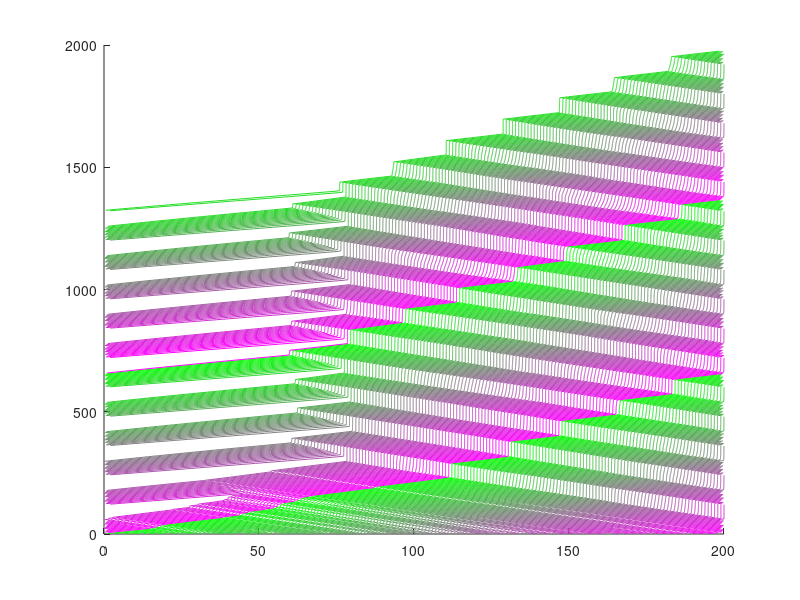

Source code (MATLAB):
%continous space continous time true kinetic monte corlo simulation
L=201; %length of road (includes the traffic signal occupying unit length)
p=100; %10; %Number of vehicles
maxtime=2000; %Max time upto which simulation is done
%simulation will be done upto a integer multiple of sigcyc which is just
%higher than maxtime
c=1; %maximum speed of cars
sigcyc=120; %Signal cycle = time signal is red + time signal is green
dutyratio=0.5; %ratio of green signal time to red signal time
%gcov=0.1; %coefficient of variation of gaussian distribution for car velocities
gammaK=1; %shape parameter for gamma distribution (=1 for exponential)
specimen_speed=[];
l=randperm(L-1); %randomly generate integers between 1 and L-1 to
%place cars at random positions in the road of length L
l=sort(l(1:p),'ascend');%take the first p numbers for the positions of p cars
space_position_eachcar=cell(1,p);
%Initialization for recording whether signal is green or red for the road
%we are looking at
signalcolor=[];

%Which car to focus on for calculating instantaneous speed
focalcar=10;

%initialization for computing ensemble avg speed
sys_speed=[];

time=0; %initialize time
mob=[]; %mobility: instantaneous velocity of car
flow=0; %flow: number of cars that leave signal per signal cycle
T=[]; %time instants
t_s=[]; %position vector of the cars

%fp=zeros(1,p); %fix the car to focus on for calculating instantaneous velocity
fp=[1:p]; %fix the car to focus on for calculating instantaneous velocity
%cdi=rand(1,p);

greentime=dutyratio*sigcyc; %total time light is green during a signal cycle
redtime=sigcyc-greentime;

while (time<maxtime)

    green=0; 
    while (green<greentime)
        
        signalcolor=[signalcolor,1];
        dis_h=[(diff(l)-1),(L-l(end)+l(1,1)-2)];%distance head
        
        %Function to determine mean velocity (cmax=1) from headway distance
        %Hyperbolic function
        %cmean=c*dis_h./(1+dis_h);
        %Sigmoidal function
        cmean=c*(dis_h.^2)./(1+(dis_h.^2));
        
        %Determine individual car velocity from a random distribution having the above mean
        %%Deterministic
        cdi=cmean;
        
        %Exponential distribution (method 1)
        %cdi=exprnd(cmean); %using statistical toolbox
        %Exponential distribution (method 2)
        %cdi=(-cmean.*log(1-rand(1,length(cmean))));
        %Gaussian distribution with coefficient of variation gcv
        %cdi=cmean+sqrt(gcv*cmean).*randn(1,p);%min(cdi,cmean)+rand(1,p).*(max(cdi,cmean)-min(cdi,cmean));
        %cdi(cdi<0)=0; %ensures that all velocities are non-negative
        
        %%Gamma distributed velocities
%         cdi=gamrnd(gammaK,cmean/gammaK,1,p);                               %%%%commented due to license errors
        %xx = rand([1,p]);                                                %%%%(uniformly distributed) random number for the artificial gamma distribution
        %cdi = (1./(((cmean/gammaK).^gammaK)*gamma(gammaK)))*(xx(1)^gammaK).*(exp(1).^(-xx(1)./(cmean/gammaK)));    %%%artificial gamma distribution
        
        tou=min(dis_h./cdi); %time interval after which next update to be done
        %checking whether the update distance is safe or make to safe
        g=tou;
        %To esnsure that total time green is on does not exceed greentime 
        g=(~((green+g)<greentime))*(greentime-green)+((green+g)<greentime)*g;%adjust the green time to make the total green time equals to 30
        green=green+g;
        l=l+g*cdi;
        %mob=mob+sum(g*cdi)/length(l);
        flow(end)=flow(end)+length(l(l>L));
        
        %for computing avg speed
        sys_speed=[sys_speed,mean(cdi)];
       
        
        mob=[mob,cdi(fp==focalcar)];
        l(l>(L-1))=l(l>(L-1))-(L-1);
        [l,ind]=sort(l,'ascend');
        fp=fp(ind); 
        t_s=[t_s;l];
        T=[T,g];
        for jjjjj=1:p
            space_position_eachcar{1,jjjjj}=[space_position_eachcar{1,jjjjj},l(fp==jjjjj)];
        end
    end
    flow(end)=flow(end)+length(l(l>L-1));
    l(l>(L-1))=l(l>(L-1))-(L-1);
    [l,ind]=sort(l,'ascend');

    fp=fp(ind);
    
    %flow=[flow,0];
    red=0;
    while (red<redtime)
        signalcolor=[signalcolor,0];
        dis_h=[(diff(l)-1),((L-1)-l(end))];%position of the signal is 100
        
        %Function to determine mean velocity (cmax=1) from headway distance
        %Hyperbolic function
        %cmean=c*dis_h./(1+dis_h);
        %Sigmoidal function
        cmean=c*(dis_h.^2)./(1+(dis_h.^2));
        
        %Determine individual car velocity from a random distribution having the above mean
        %%Deterministic
        cdi=cmean;
        %Exponential distribution (method 1)
        %cdi=exprnd(cmean); %using statistical toolbox
        %Exponential distribution (method 2)
        %cdi=(-cmean.*log(1-rand(1,length(cmean))));
        %Gaussian distribution with coefficient of variation gcv
        %cdi=cmean+sqrt(gcv*cmean).*randn(1,p);%min(cdi,cmean)+rand(1,p).*(max(cdi,cmean)-min(cdi,cmean));
        %cdi(cdi<0)=0;
        
        %%Gamma distributed vehicle speeds 
%         cdi=gamrnd(gammaK,cmean/gammaK,1,p);                               %%%%commented due to license errors
        %xx = rand([1,p]);                                                %%%%(uniformly distributed) random number for the artificial gamma distribution
        %cdi = (1./(((cmean/gammaK).^gammaK)*gamma(gammaK)))*(xx(1)^gammaK).*(exp(1).^(-xx(1)./(cmean/gammaK)));    %%%artificial gamma distribution
        
        tou=min(dis_h./cdi);
        %checking wheather the update distance is safe or make to safe
            r=tou;
        r=(~((red+r)<redtime))*(redtime-red)+((red+r)<redtime)*r;%adjust kmc ts to make the total red time is 30
        red=red+r;
        l=l+r*cdi;
        
        %for computing avg speed
        sys_speed=[sys_speed,mean(cdi)];
        
        
        %mob=mob+sum(r*cdi)/length(l);
        mob=[mob,cdi(fp==focalcar)];
        t_s=[t_s;l];
        T=[T,r];
        
        for jjjjj=1:p
            space_position_eachcar{1,jjjjj}=[space_position_eachcar{1,jjjjj},l(fp==jjjjj)];
        end
    end
    flow=[flow,0];
    time=time+sigcyc;
end

c1=cumsum(T);
% figure, subplot(2,1,1), 
% 	for i=1:length(c1),
% 	hold on,
% 	plot3(t_s(i,:),c1(i)*ones(1,p),ones(1,p),'r .');
%     end
% subplot(2,1,2),    
% plot(c1,mob,'b-');
% hold on,
% plot(c1,sys_speed,'r--');
% plot(c1,signalcolor,'k .');
figure;
for jjjjj=1:p
    x=diff(space_position_eachcar{1,jjjjj});
    y=find(x<0);
    y=[0,y];
    z=space_position_eachcar{1,jjjjj};
    t=c1;
    for jjj=1:length(y) -1
    hold on;plot(space_position_eachcar{1,jjjjj}(y(jjj)+1:y(jjj+1)),c1(y(jjj)+1:y(jjj+1)),'color',[jjjjj/p,1-(jjjjj/p),jjjjj/p]);
    end
end